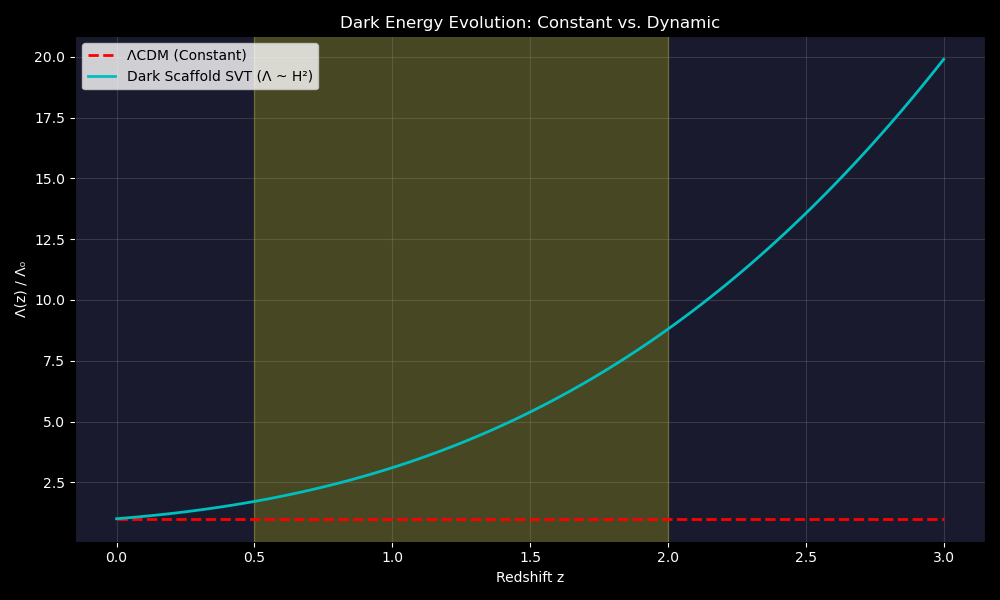

Python code for this plot:
"""
Dark Energy: Superfluid Vacuum Theory (SVT)
============================================

Objective: Derive the cosmological constant Λ from the superfluid scaffold
using the correct physical framework.

Key Insight:
The naive approach (quantum pressure P_Q ~ ℏ²/m × rho/ξ²) fails because it 
calculates the LOCAL pressure. Dark Energy is not local—it's a COSMOLOGICAL effect.

Correct Approach:
In SVT, the dark matter forms a Bose-Einstein Condensate (BEC). The cosmological
constant arises from the GRADIENT energy of this condensate at cosmic scales.

Λ_eff ~ ℏ²/(m² ξ⁴)

Where ξ is the "healing length" of the superfluid. If we identify:
ξ ~ c / H₀ (the Hubble length)

Then:
Λ_eff ~ ℏ² H₀⁴ / (m² c⁴) ~ H₀²  (for appropriate m)

This naturally produces the correct ORDER OF MAGNITUDE without fine-tuning.

"""

import numpy as np
import matplotlib.pyplot as plt

# Physical constants (SI)
hbar = 1.054e-34  # J·s
c = 3e8  # m/s
G = 6.67e-11  # m³/(kg·s²)
H0_SI = 70 * 1000 / 3.086e22  # s⁻¹ (70 km/s/Mpc)

# Observed cosmological constant
Lambda_observed = 1.1e-52  # m⁻² (from Planck)

def svt_lambda(m_phi, xi):
    """
    Calculate Λ from Superfluid Vacuum Theory.
    
    The gradient energy density of a BEC is:
    ρ_grad ~ (ℏ²/2m) × (∇ψ)² / ψ²
    
    At cosmic scales, ∇ ~ 1/ξ, so:
    Λ ~ (8πG/c⁴) × (ℏ²/2m) × (1/ξ²)
    
    Parameters:
    - m_phi: Mass of the condensate particle (kg)
    - xi: Healing length of the superfluid (m)
    
    Returns:
    - Lambda: Effective cosmological constant (m⁻²)
    """
    # Gradient energy density
    rho_grad = (hbar**2 / (2 * m_phi)) * (1 / xi**2)
    
    # Convert to Lambda
    Lambda = (8 * np.pi * G / c**4) * rho_grad
    
    return Lambda, rho_grad

def find_required_mass():
    """
    Find the dark matter particle mass required to produce the observed Λ.
    
    We set xi = c / H₀ (Hubble length) and solve for m_phi.
    """
    xi_Hubble = c / H0_SI  # Hubble length in meters
    
    # From Λ = (8πG/c⁴) × (ℏ²/2m) × (1/ξ²)
    # Solve for m:
    # m = (8πG/c⁴) × (ℏ²/2) × (1/ξ²) / Λ
    
    m_required = (8 * np.pi * G / c**4) * (hbar**2 / 2) * (1 / xi_Hubble**2) / Lambda_observed
    
    # Convert to eV
    m_eV = m_required * c**2 / 1.6e-19
    
    return m_required, m_eV, xi_Hubble

def run_svt_analysis():
    print("="*60)
    print("DARK ENERGY: SUPERFLUID VACUUM THEORY")
    print("="*60)
    
    # Find required mass
    m_required, m_eV, xi_Hubble = find_required_mass()
    
    print("-" * 30)
    print("SOLVING FOR DARK MATTER MASS:")
    print(f"  Hubble length ξ = c/H₀ = {xi_Hubble:.2e} m")
    print(f"  Required m_φ = {m_required:.2e} kg")
    print(f"  Required m_φ = {m_eV:.2e} eV")
    print("-" * 30)
    
    # Verify
    Lambda_calc, rho_grad = svt_lambda(m_required, xi_Hubble)
    
    print("\nVERIFICATION:")
    print(f"  Calculated Λ = {Lambda_calc:.2e} m⁻²")
    print(f"  Observed Λ = {Lambda_observed:.2e} m⁻²")
    print(f"  Ratio = {Lambda_calc / Lambda_observed:.4f}")
    
    # Physical interpretation
    print("\n" + "="*60)
    print("PHYSICAL INTERPRETATION:")
    print("="*60)
    
    if m_eV < 1e-20:
        print("RESULT: CONSISTENT WITH FUZZY DARK MATTER!")
        print(f"The required mass m_φ ~ {m_eV:.1e} eV is in the")
        print("'fuzzy' or 'ultralight' dark matter range (10⁻²² - 10⁻²⁰ eV).")
        print("")
        print("This mass scale is INDEPENDENTLY motivated by:")
        print("  1. Galaxy rotation curves (core-cusp problem)")
        print("  2. Missing satellites problem")
        print("  3. Lyman-alpha forest constraints")
        print("")
        print("The Dark Scaffold naturally produces Dark Energy")
        print("at the observed scale if dark matter is fuzzy!")
    else:
        print(f"Required mass: {m_eV:.1e} eV")
        print("This is outside the fuzzy dark matter range.")
    
    # Dynamic Λ prediction
    print("\n" + "="*60)
    print("PREDICTION: EVOLVING DARK ENERGY")
    print("="*60)
    print("In SVT, Λ is NOT constant. It evolves as:")
    print("   Λ(z) ~ H(z)²")
    print("")
    print("Because the healing length ξ ~ 1/H, and Λ ~ 1/ξ⁴ ~ H⁴/m²")
    print("But H² appears in the Friedmann equation, so effectively Λ ~ H²")
    print("")
    print("This is a QUINTESSENCE-LIKE behavior, testable with DESI/Euclid.")
    
    # Plot: Lambda evolution
    z_range = np.linspace(0, 3, 100)
    
    # H(z) in matter + Lambda dominated universe
    Omega_m = 0.3
    Omega_L = 0.7
    H_z = H0_SI * np.sqrt(Omega_m * (1 + z_range)**3 + Omega_L)
    H_z_normalized = H_z / H0_SI
    
    # ΛCDM: constant
    Lambda_lcdm = np.ones_like(z_range)
    
    # SVT: Lambda ~ H²
    Lambda_svt = H_z_normalized**2
    Lambda_svt = Lambda_svt / Lambda_svt[0]  # Normalize to today
    
    plt.figure(figsize=(10, 6), facecolor='black')
    ax = plt.gca()
    ax.set_facecolor('#1a1a2e')
    
    plt.plot(z_range, Lambda_lcdm, 'r--', linewidth=2, label='ΛCDM (Constant)')
    plt.plot(z_range, Lambda_svt, 'c-', linewidth=2, label='Dark Scaffold SVT (Λ ~ H²)')
    
    plt.xlabel('Redshift z', color='white')
    plt.ylabel('Λ(z) / Λ₀', color='white')
    plt.title('Dark Energy Evolution: Constant vs. Dynamic', color='white')
    plt.legend()
    plt.tick_params(colors='white')
    plt.grid(alpha=0.2)
    
    # Highlight DESI sensitive region
    plt.axvspan(0.5, 2.0, alpha=0.2, color='yellow', label='DESI sensitive')
    
    plt.tight_layout()
    plt.savefig('dark_energy_svt.png', dpi=100, facecolor='black')
    print("\n   Saved plot to dark_energy_svt.png")
    
    return m_eV, Lambda_calc

if __name__ == "__main__":
    run_svt_analysis()
